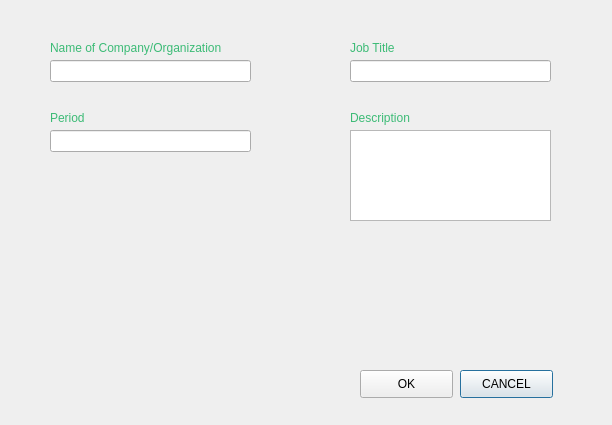
<?xml version="1.0" encoding="UTF-8"?>
<ui version="4.0">
 <class>work</class>
 <widget class="QDialog" name="work">
  <property name="geometry">
   <rect>
    <x>0</x>
    <y>0</y>
    <width>612</width>
    <height>425</height>
   </rect>
  </property>
  <property name="minimumSize">
   <size>
    <width>0</width>
    <height>0</height>
   </size>
  </property>
  <property name="windowTitle">
   <string>Dialog</string>
  </property>
  <widget class="QLabel" name="label_4">
   <property name="geometry">
    <rect>
     <x>350</x>
     <y>110</y>
     <width>81</width>
     <height>16</height>
    </rect>
   </property>
   <property name="styleSheet">
    <string notr="true">color:#3cbb76;</string>
   </property>
   <property name="text">
    <string>Description</string>
   </property>
  </widget>
  <widget class="QTextEdit" name="description">
   <property name="geometry">
    <rect>
     <x>350</x>
     <y>130</y>
     <width>201</width>
     <height>91</height>
    </rect>
   </property>
  </widget>
  <widget class="QLabel" name="label_3">
   <property name="geometry">
    <rect>
     <x>50</x>
     <y>110</y>
     <width>81</width>
     <height>16</height>
    </rect>
   </property>
   <property name="styleSheet">
    <string notr="true">color:#3cbb76;</string>
   </property>
   <property name="text">
    <string>Period</string>
   </property>
  </widget>
  <widget class="QLineEdit" name="jobTitle">
   <property name="geometry">
    <rect>
     <x>350</x>
     <y>60</y>
     <width>201</width>
     <height>22</height>
    </rect>
   </property>
  </widget>
  <widget class="QLineEdit" name="name">
   <property name="geometry">
    <rect>
     <x>50</x>
     <y>60</y>
     <width>201</width>
     <height>22</height>
    </rect>
   </property>
  </widget>
  <widget class="QPushButton" name="pushButton_3">
   <property name="geometry">
    <rect>
     <x>460</x>
     <y>370</y>
     <width>93</width>
     <height>28</height>
    </rect>
   </property>
   <property name="text">
    <string>CANCEL</string>
   </property>
  </widget>
  <widget class="QLabel" name="label_2">
   <property name="geometry">
    <rect>
     <x>350</x>
     <y>40</y>
     <width>91</width>
     <height>16</height>
    </rect>
   </property>
   <property name="styleSheet">
    <string notr="true">color:#3cbb76;</string>
   </property>
   <property name="text">
    <string>Job Title</string>
   </property>
  </widget>
  <widget class="QLineEdit" name="period">
   <property name="geometry">
    <rect>
     <x>50</x>
     <y>130</y>
     <width>201</width>
     <height>22</height>
    </rect>
   </property>
  </widget>
  <widget class="QLabel" name="label">
   <property name="geometry">
    <rect>
     <x>50</x>
     <y>40</y>
     <width>191</width>
     <height>16</height>
    </rect>
   </property>
   <property name="autoFillBackground">
    <bool>false</bool>
   </property>
   <property name="styleSheet">
    <string notr="true">color:#3cbb76;</string>
   </property>
   <property name="text">
    <string>Name of Company/Organization</string>
   </property>
  </widget>
  <widget class="QPushButton" name="pushButton">
   <property name="geometry">
    <rect>
     <x>360</x>
     <y>370</y>
     <width>93</width>
     <height>28</height>
    </rect>
   </property>
   <property name="text">
    <string>OK</string>
   </property>
  </widget>
 </widget>
 <resources/>
 <connections/>
</ui>
